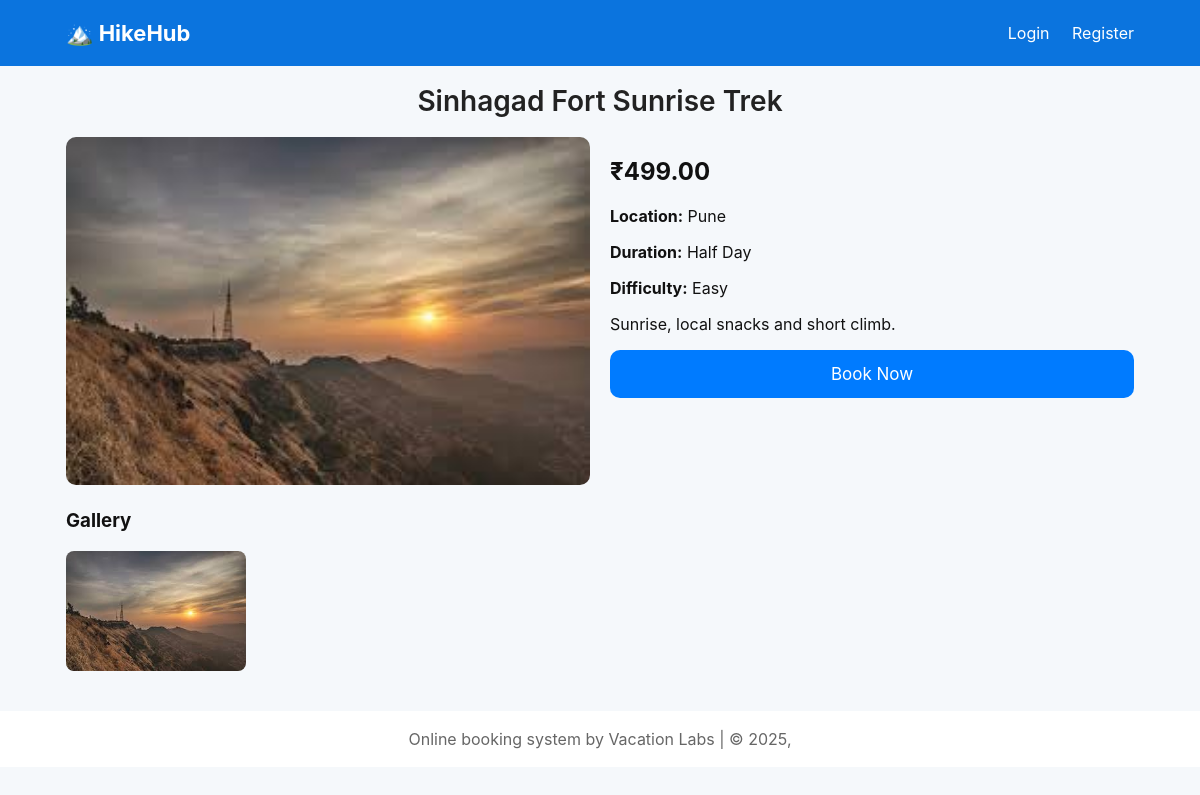
The app's page /trek.php?id=4 with its own data.
### tables this page shows
CREATE TABLE treks (id INT AUTO_INCREMENT PRIMARY KEY, title VARCHAR(255) NOT NULL, slug VARCHAR(255) UNIQUE NOT NULL, short_desc VARCHAR(512), long_desc TEXT, price DECIMAL(10,2) NOT NULL, location VARCHAR(150), duration VARCHAR(50), difficulty ENUM('Easy','Moderate','Hard') DEFAULT 'Moderate', start_dates TEXT, seats INT DEFAULT 0, is_featured TINYINT(1) DEFAULT 0, created_at TIMESTAMP DEFAULT CURRENT_TIMESTAMP);

CREATE TABLE trek_images (id INT AUTO_INCREMENT PRIMARY KEY, trek_id INT NOT NULL, filename VARCHAR(255) NOT NULL, is_cover TINYINT(1) DEFAULT 0, FOREIGN KEY (trek_id) REFERENCES treks(id) ON DELETE CASCADE);

### trek.php (the view, shortened to what this page needs)
<?php
require 'db.php';
$id = intval($_GET['id'] ?? 0);
$stmt = $conn->prepare('SELECT * FROM treks WHERE id=?');
$stmt->bind_param('i',$id); $stmt->execute(); $trip = $stmt->get_result()->fetch_assoc();
$stmt = $conn->prepare('SELECT filename FROM trek_images WHERE trek_id=? ORDER BY is_cover DESC, id ASC');
$stmt->bind_param('i',$id); $stmt->execute(); $imgs = $stmt->get_result()->fetch_all(MYSQLI_ASSOC);
include 'header.php';
?>
<h1 style="margin-top:18px"><?=htmlspecialchars($trip['title'])?></h1>
<div style="display:flex;gap:20px;flex-wrap:wrap;margin-bottom:20px">
  <div style="flex:1;min-width:320px"><img src="images/<?=htmlspecialchars($imgs[0]['filename'] ?? 'trek_1.jpg')?>" style="width:100%;border-radius:10px"></div>
  <div style="flex:1;min-width:320px">
    <h2>₹<?=number_format($trip['price'],2)?></h2>
    <p><strong>Location:</strong> <?=htmlspecialchars($trip['location'])?></p>
    <p><strong>Duration:</strong> <?=htmlspecialchars($trip['duration'])?></p>
    <p><strong>Difficulty:</strong> <?=htmlspecialchars($trip['difficulty'])?></p>
    <p><?=nl2br(htmlspecialchars($trip['long_desc']))?></p>
    <a class="btn" href="book_form.php?trek_id=<?=$trip['id']?>">Book Now</a>
  </div>
</div>
<h3>Gallery</h3>
<div style="display:flex;gap:10px;flex-wrap:wrap">
  <?php foreach($imgs as $im): ?>
    <img src="images/<?=htmlspecialchars($im['filename'])?>" style="width:180px;height:120px;object-fit:cover;border-radius:8px">
  <?php endforeach; ?>
</div>
<?php include 'footer.php'; ?>

### styles.css (style rules this page uses)
:root { --accent:#0b74de;--muted:#6b7280 }
* { box-sizing:border-box }
body { font-family:Inter,system-ui,-apple-system,Segoe UI,Roboto,Arial;margin:0;background:#f5f8fb;color:#111 }
.btn { background:var(--accent);color:#fff;padding:8px 12px;border-radius:8px;text-decoration:none }
h1 { text-align: center; margin-top: 20px; font-size: 28px; color: #222; font-weight: 600; }
.btn { width: 100%; display: block; background: #007bff; color: #fff; padding: 14px; text-align: center; border: none; border-radius: 10px; font-size: 17px; cursor: pointer; margin-top: 12px; transition: 0.25s ease; }

### records on screen
treks: title "Sinhagad Fort Sunrise Trek", price "499.00", location "Pune", duration "Half Day", difficulty "Easy", long_desc "Sunrise, local snacks and short climb."
trek_images: filename (picture)
